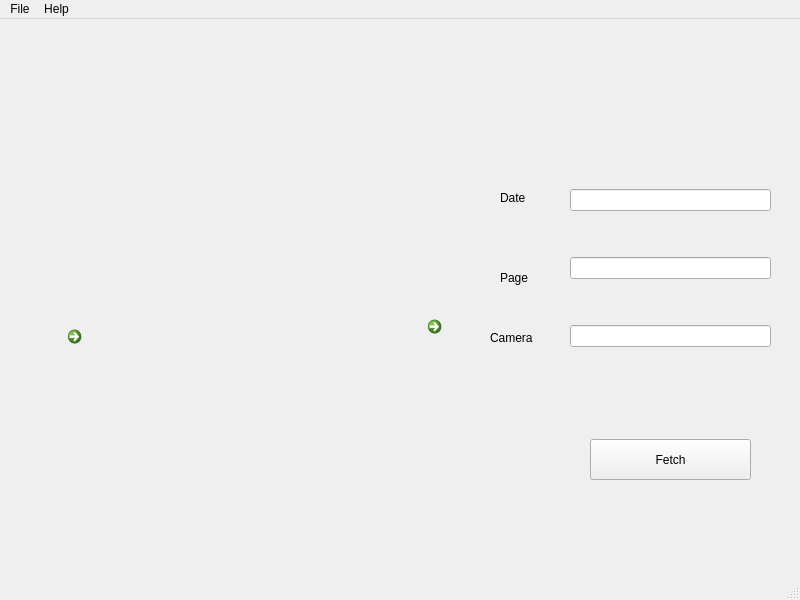
<?xml version="1.0" encoding="UTF-8"?>
<ui version="4.0">
 <class>MainWindow</class>
 <widget class="QMainWindow" name="MainWindow">
  <property name="geometry">
   <rect>
    <x>0</x>
    <y>0</y>
    <width>800</width>
    <height>600</height>
   </rect>
  </property>
  <property name="windowTitle">
   <string>MainWindow</string>
  </property>
  <widget class="QWidget" name="centralwidget">
   <widget class="QLabel" name="label">
    <property name="geometry">
     <rect>
      <x>100</x>
      <y>140</y>
      <width>311</width>
      <height>301</height>
     </rect>
    </property>
    <property name="text">
     <string/>
    </property>
    <property name="pixmap">
     <pixmap>photo1.jpg</pixmap>
    </property>
   </widget>
   <widget class="QLabel" name="label_2">
    <property name="geometry">
     <rect>
      <x>500</x>
      <y>170</y>
      <width>67</width>
      <height>17</height>
     </rect>
    </property>
    <property name="text">
     <string>Date</string>
    </property>
   </widget>
   <widget class="QLabel" name="label_3">
    <property name="geometry">
     <rect>
      <x>500</x>
      <y>250</y>
      <width>67</width>
      <height>17</height>
     </rect>
    </property>
    <property name="text">
     <string>Page</string>
    </property>
   </widget>
   <widget class="QLabel" name="label_4">
    <property name="geometry">
     <rect>
      <x>490</x>
      <y>310</y>
      <width>67</width>
      <height>17</height>
     </rect>
    </property>
    <property name="text">
     <string>Camera</string>
    </property>
   </widget>
   <widget class="QWidget" name="verticalLayoutWidget">
    <property name="geometry">
     <rect>
      <x>570</x>
      <y>130</y>
      <width>201</width>
      <height>241</height>
     </rect>
    </property>
    <layout class="QVBoxLayout" name="verticalLayout">
     <item>
      <widget class="QLineEdit" name="lineEdit"/>
     </item>
     <item>
      <widget class="QLineEdit" name="lineEdit_2"/>
     </item>
     <item>
      <widget class="QLineEdit" name="lineEdit_3"/>
     </item>
    </layout>
   </widget>
   <widget class="QPushButton" name="pushButton">
    <property name="geometry">
     <rect>
      <x>590</x>
      <y>420</y>
      <width>161</width>
      <height>41</height>
     </rect>
    </property>
    <property name="text">
     <string>Fetch</string>
    </property>
   </widget>
   <widget class="QCommandLinkButton" name="commandLinkButton">
    <property name="geometry">
     <rect>
      <x>60</x>
      <y>300</y>
      <width>31</width>
      <height>41</height>
     </rect>
    </property>
    <property name="text">
     <string/>
    </property>
    <property name="icon">
     <iconset>
      <normaloff>backword.png</normaloff>backword.png</iconset>
    </property>
   </widget>
   <widget class="QCommandLinkButton" name="commandLinkButton_2">
    <property name="geometry">
     <rect>
      <x>420</x>
      <y>290</y>
      <width>31</width>
      <height>41</height>
     </rect>
    </property>
    <property name="text">
     <string/>
    </property>
   </widget>
  </widget>
  <widget class="QMenuBar" name="menubar">
   <property name="geometry">
    <rect>
     <x>0</x>
     <y>0</y>
     <width>800</width>
     <height>22</height>
    </rect>
   </property>
   <widget class="QMenu" name="menufile">
    <property name="title">
     <string>File</string>
    </property>
    <addaction name="actionsave"/>
    <addaction name="actionsaveas"/>
   </widget>
   <widget class="QMenu" name="menuHelp">
    <property name="title">
     <string>Help</string>
    </property>
    <addaction name="actionAbout"/>
   </widget>
   <addaction name="menufile"/>
   <addaction name="menuHelp"/>
  </widget>
  <widget class="QStatusBar" name="statusbar"/>
  <action name="actionsave">
   <property name="text">
    <string>Open</string>
   </property>
   <property name="statusTip">
    <string>Save a file</string>
   </property>
   <property name="shortcut">
    <string>Ctrl+O</string>
   </property>
  </action>
  <action name="actionsaveas">
   <property name="text">
    <string>Save</string>
   </property>
   <property name="statusTip">
    <string>Save a file</string>
   </property>
   <property name="shortcut">
    <string>Ctrl+S</string>
   </property>
  </action>
  <action name="actionAbout">
   <property name="text">
    <string>About</string>
   </property>
  </action>
 </widget>
 <resources/>
 <connections/>
</ui>
